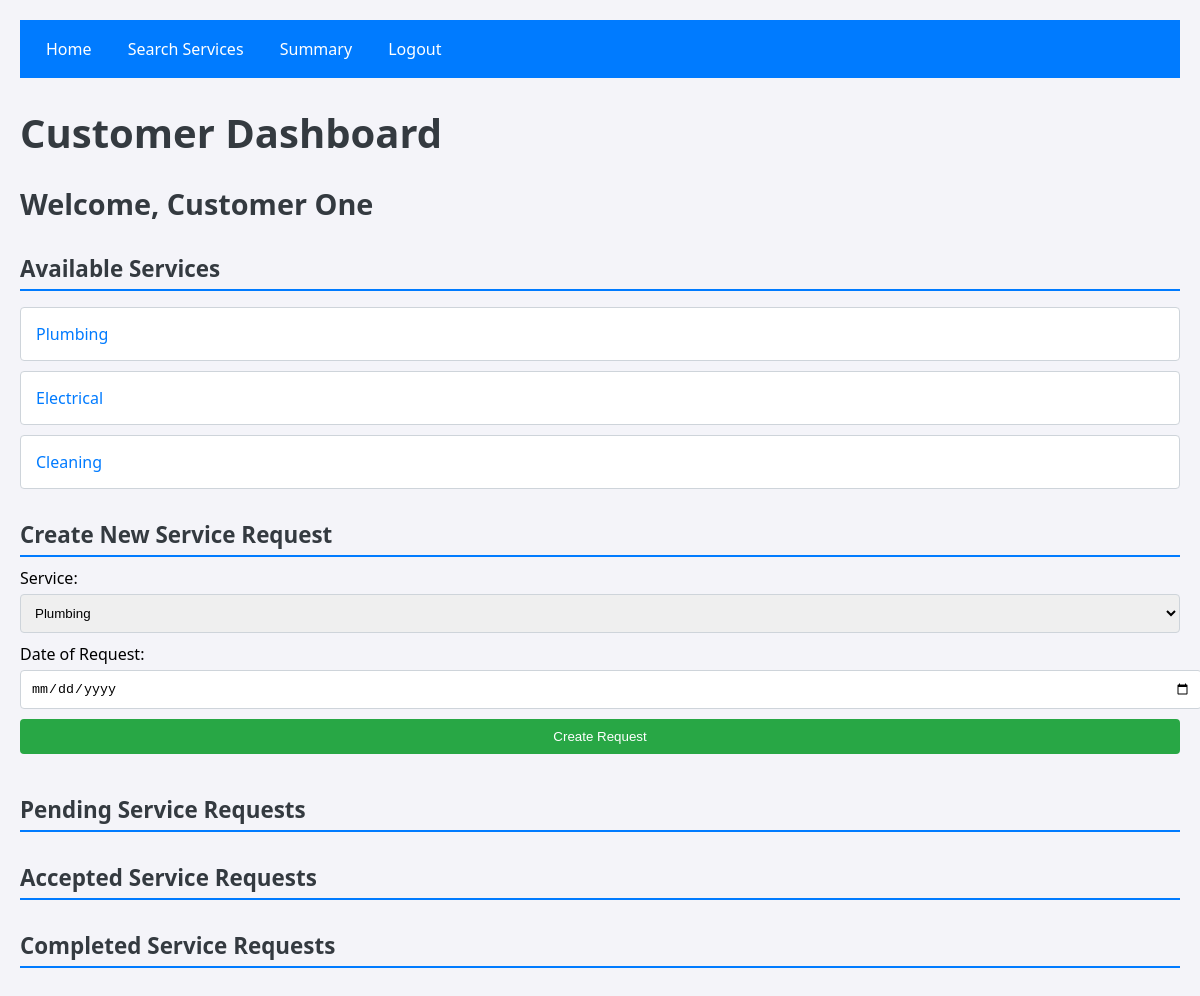
The app's page /customer_dashboard (signed in) with its own data.
### models.py (models this page shows)
class Customer(db.Model):
    id = db.Column(db.Integer, primary_key=True)
    name = db.Column(db.String(80), nullable=False)
    username = db.Column(db.String(80), unique=True, nullable=False)
    password = db.Column(db.String(120), nullable=False)
    blocked = db.Column(db.Boolean, default=False)
    requests = db.relationship('ServiceRequest', backref='customer', lazy=True)

class Service(db.Model):
    id = db.Column(db.Integer, primary_key=True)
    name = db.Column(db.String(80), nullable=False)
    base_price = db.Column(db.Float, nullable=False)
    time_required = db.Column(db.Integer)
    description = db.Column(db.String(200))
    requests = db.relationship('ServiceRequest', backref='service', lazy=True)

### app.py (the view)
@app.route('/customer_dashboard')
def customer_dashboard():
    customer_id = session['user_id']  # Assume customer is logged in
    customer = Customer.query.get(customer_id)
    pending_requests = ServiceRequest.query.filter_by(customer_id=customer_id, service_status='Pending').all()
    accepted_requests = ServiceRequest.query.filter_by(customer_id=customer_id, service_status='Accepted').all()
    completed_requests = ServiceRequest.query.filter_by(customer_id=customer_id, service_status='Completed').all()
    services = Service.query.all()  # Fetch all services for creating new requests
    return render_template(
        'customer_dashboard.html',
        customer=customer,
        pending_requests=pending_requests,
        accepted_requests=accepted_requests,
        completed_requests=completed_requests,
        services=services
    )

### templates/customer_dashboard.html (shortened to what this page needs)
<!DOCTYPE html>
<html lang="en">
<head>
    <link rel="stylesheet" href="{{ url_for('static', filename='css/cust_dash.css') }}">
</head>
<body>
    <nav>
        <a href="{{ url_for('customer_dashboard') }}">Home</a>
        <a href="{{ url_for('search_services') }}">Search Services</a>
        <a href="{{ url_for('cust_summary') }}">Summary</a>
        <a href="{{ url_for('logout') }}">Logout</a>
    </nav>
    <h1>Customer Dashboard</h1>
    <h2>Welcome, {{ customer.name }}</h2>
    <h3>Available Services</h3>
    <ul>
        {% for service in services %}
        <li><a href="{{ url_for('create_request', service_id=service.id) }}">{{ service.name }}</a></li>
        {% endfor %}
    </ul>
    <h3>Create New Service Request</h3>
    <form action="{{ url_for('create_request') }}" method="POST">
        <div class="form-group">
            <label for="service_id">Service:</label>
            <select name="service_id" id="service_id" required>
                {% for service in services %}
                    <option value="{{ service.id }}">{{ service.name }}</option>
                {% endfor %}
            </select>
        </div>
        <div class="form-group">
            <label for="date_of_request">Date of Request:</label>
            <input type="date" id="date_of_request" name="date_of_request" required>
        </div>
        <div>
            <button type="submit">Create Request</button>
        </div>
    </form>
    <h3>Pending Service Requests</h3>
    <h3>Accepted Service Requests</h3>
    <h3>Completed Service Requests</h3>
</body>
</html>

### static/css/cust_dash.css (style rules this page uses)
body { font-family: 'Segoe UI', Tahoma, Geneva, Verdana, sans-serif; background-color: #f4f4f9; margin: 0; padding: 20px; }
nav { background-color: #007BFF; padding: 10px; margin-bottom: 20px; }
nav a { color: #fff; text-decoration: none; padding: 8px 16px; display: inline-block; }
h1, h2, h3 { color: #343a40; }
h1 { font-size: 2.5em; margin-bottom: 10px; }
h2 { font-size: 1.8em; margin-bottom: 20px; }
h3 { font-size: 1.4em; margin-top: 30px; margin-bottom: 10px; border-bottom: 2px solid #007BFF; padding-bottom: 5px; }
form { margin-bottom: 20px; }
form label { display: block; margin-bottom: 5px; }
form select, form input, form button { margin-bottom: 10px; padding: 10px; border: 1px solid #ced4da; border-radius: 4px; width: 100%; }
form button { background-color: #28a745; color: #fff; border: none; cursor: pointer; }
ul { list-style: none; padding: 0; }
ul li { background-color: #fff; border: 1px solid #ced4da; padding: 15px; margin-bottom: 10px; border-radius: 4px; }
ul li a { color: #007BFF; text-decoration: none; }

### records on screen
Customer: name "Customer One"
Service: name "Plumbing"
Service: name "Electrical"
Service: name "Cleaning"

### other values on screen
form field service_id "Plumbing"
